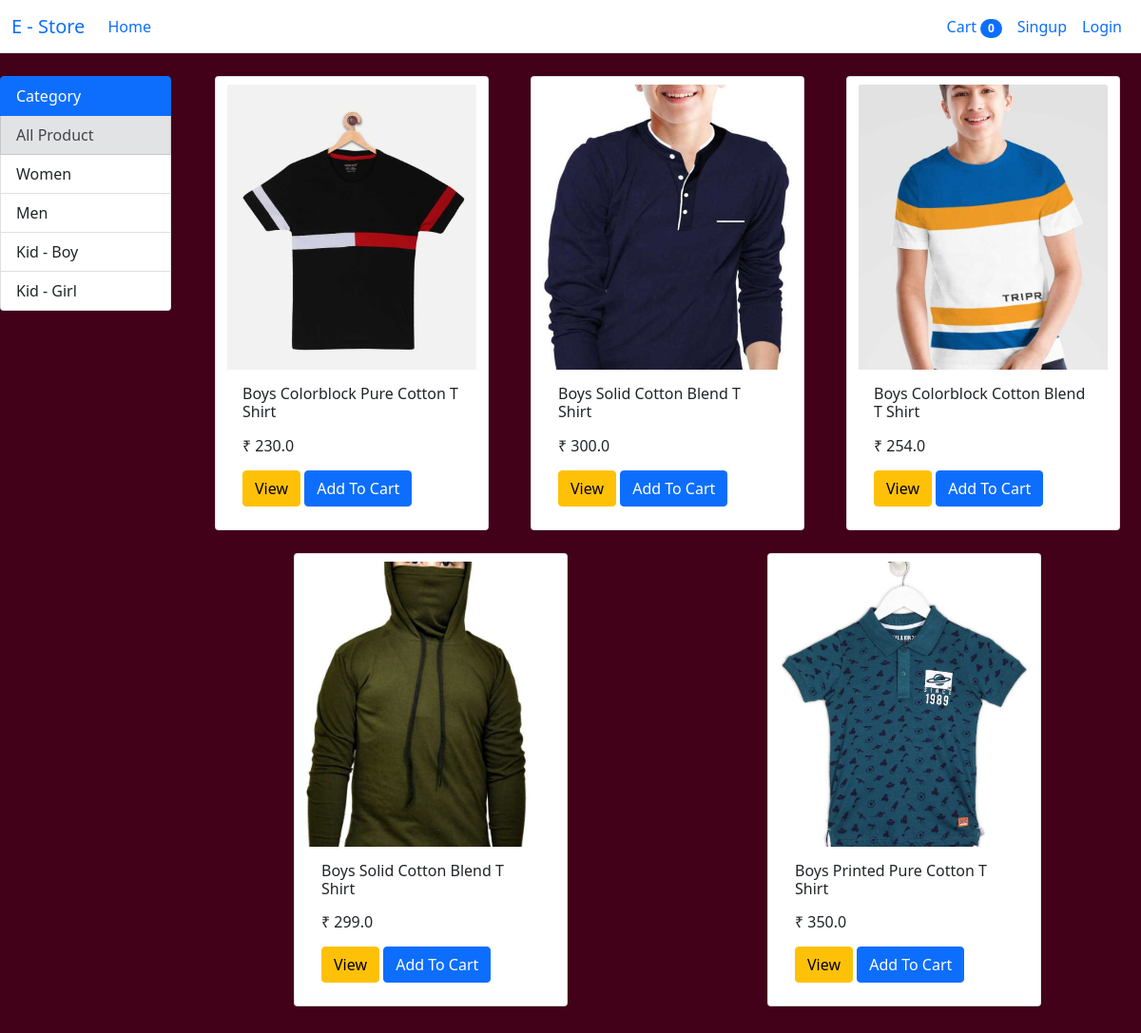
Screenshot of /?category=3 with the database file from the repository.
### store/models/category.py (models this page shows, shortened)
class Category(models.Model):
    name = models.CharField(max_length=150)
    @staticmethod
    def allcategory():
        return Category.objects.all()

### store/models/product.py (models this page shows, shortened)
class Product(models.Model):
    name = models.CharField(max_length=150)
    price = models.FloatField(default=0)
    category = models.ForeignKey(Category, on_delete=models.CASCADE, default=1)
    details = models.TextField(
        max_length=1000, default=" ", null=True, blank=True)
    image = models.ImageField(upload_to="image")
    @staticmethod
    def allproduct_category(category_id):
        if category_id:
            return Product.objects.filter(category=category_id)
        else:
            return Product.allproduct()

### store/views/home.py (the view, shortened to what this page needs)
# urls.py: 2. Add a URL to urlpatterns:  path('', Home.as_view(), name='home')
class Home(View):
    def get(self,request):
        cart = request.session.get('cart')
        if not cart:
            request.session['cart'] = {}
        product = None
        category = Category.allcategory()
        categoryID = request.GET.get('category')
        if categoryID:
            product = Product.allproduct_category(categoryID)
        else:
            product = Product.allproduct()
        data = {}
        data['products'] = product
        data['categorys'] = category
        return render(request, "home.html", data)

### store/templatetags/cart.py (called while the page is built)
@register.filter(name='rs_symbol')
def rs_symbol(symbol):
    return "₹ "+str(symbol)

### store/templates/home.html (shortened to what this page needs)
{% extends 'base.html' %} {% block title %}E - Store{% endblock title %}
{% block body %} {% load static %} {% load cart %}
<div class="continer-fluid">
    <div class="row py-4">
        <div class="col-lg-2 mx-auto">
            <div class="list-group">
                <li class="list-group-item active" aria-current="true">Category</li>
                <a class="list-group-item list-group-item-secondary" href="/" role="button" my-2>All Product</a> {% for category in categorys %}
                <a class="list-group-item list-group-item-action" href="/?category={{category.id}}" role="button" my-2>{{category.name}}</a> {% endfor %}
            </div>
        </div>
        <div id="product" class="col-lg-10">
            <div class="row mx-auto">
                {% for product in products %}
                <div class="card mx-auto py-2 mb-4" id="{{product.id}}" style="width: 18rem;">
                    <img src={{product.image}} class="card-img-top" alt="..." style="
                        width: 100%;
                        height: 25vw;
                        object-fit: cover;">
                    <div class="card-body">
                        <h6 class="card-title">{{product.name}}</h6>
                        <p class="card-text">
                            <h6>{{product.price|rs_symbol}}</h6>
                        </p>
                        <button type="button" class="btn btn-warning " data-bs-toggle="modal" data-bs-target="#exampleModal-{{forloop.counter}}">View</button>
                        <div class="btn-group">
                            <form action="/#{{product.id}}" method="post">
                                <input type="submit" class="btn btn-primary" value="Add To Cart">
                            </form>
                        </div>
                    </div>
                </div>
                {% endfor %}
            </div>
        </div>
    </div>
</div>
{% endblock body %}

### store/templates/home.html (style rules this page uses)
body { overflow-x: hidden; }

### rows the page displays
Category: name "Women"
Category: name "Men"
Category: name "Kid - Boy"
Category: name "Kid - Girl"
Product: image (picture), name "Boys Colorblock Pure Cotton T Shirt", price|rs_symbol "₹ 230.0"
Product: image (picture), name "Boys Solid Cotton Blend T Shirt", price|rs_symbol "₹ 300.0"
Product: image (picture), name "Boys Colorblock Cotton Blend T Shirt", price|rs_symbol "₹ 254.0"
Product: image (picture), name "Boys Solid Cotton Blend T Shirt", price|rs_symbol "₹ 299.0"
Product: image (picture), name "Boys Printed Pure Cotton T Shirt", price|rs_symbol "₹ 350.0"

### other values shown
{{ request.session.cart.keys|length }} "0"
